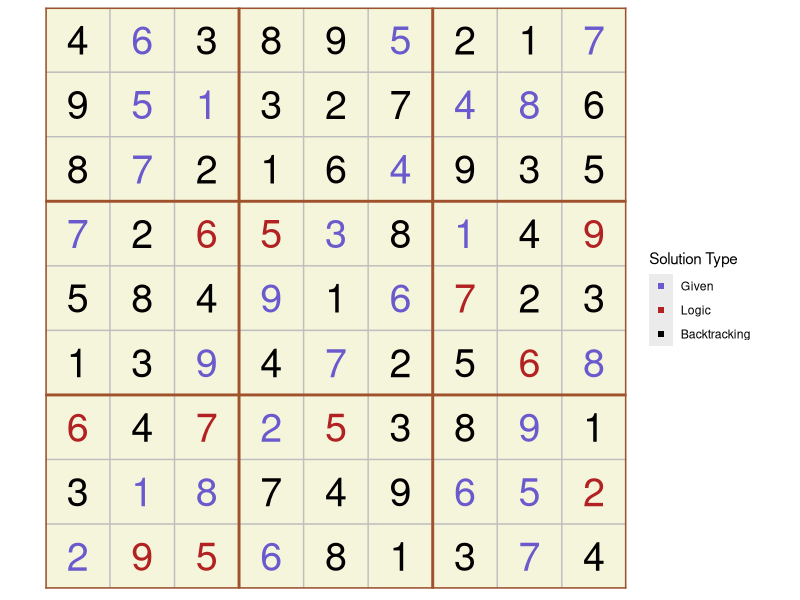
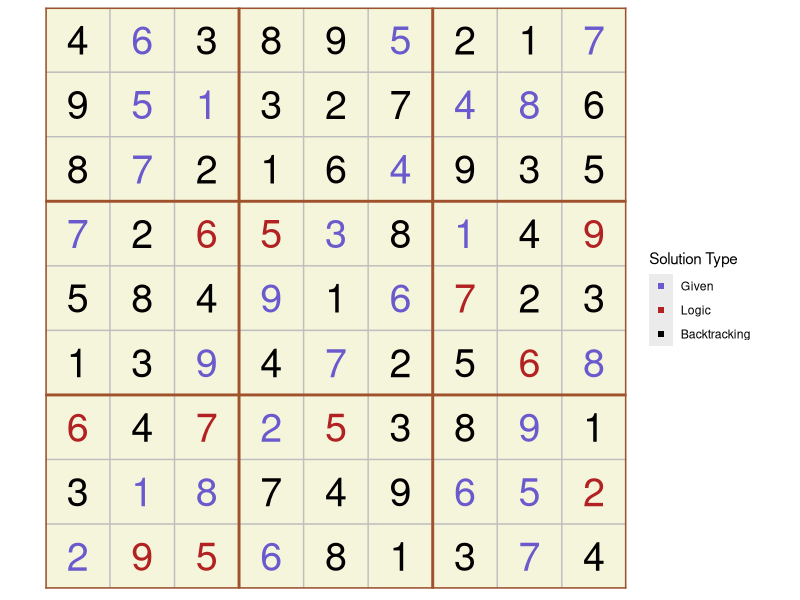

The R script that drew these images, in order:
library(ggplot2)
start = Sys.time()

########## FUNCTIONS FOR CHECKING VALUES
checkRow = function(rowNum, value) {
    for(colNum in 1:9) {
        if(workingPuzzle[rowNum,colNum] == value) {
            return(FALSE)
        }
    }
    return(TRUE)
}

checkCol = function(colNum, value) {
    for(rowNum in 1:9) {
        if(workingPuzzle[rowNum,colNum] == value) {
            return(FALSE)
        }
    }
    return(TRUE)
}

checkBox = function(rowNum, colNum, value) {
    rowNum = rowNum - (rowNum - 1) %% 3
    colNum = colNum - (colNum - 1) %% 3
    for(rowOffset in 0:2) {
        for(colOffset in 0:2) {
            if(workingPuzzle[rowNum + rowOffset, colNum + colOffset] == value) {
                return(FALSE)
            }
        }
    }
    return(TRUE)
}

checkValue = function(rowNum, colNum, value) {
    row = checkRow(rowNum, value)
    if(!row) {
        return(FALSE)
    }
    column = checkCol(colNum, value)
    if(!column) {
        return(FALSE)
    }
    box = checkBox(rowNum, colNum, value)
    if(!box) {
        return(FALSE)
    }
    return(TRUE)
}

########## FUNCTIONS FOR MAINTAINING DOMAINS

hasEmptyDomains = function() {
    return(!all(apply(domains, c(1,2), any)))
}

updateDomain = function(updateRow, updateCol) {
    for(rowNum in 1:9) {
        if(puzzle[rowNum,updateCol] != 0) {
            next
        }
        for(value in 1:9) {
            domains[rowNum,updateCol,value] <<- checkValue(rowNum,updateCol,value)
        }
        domains[rowNum,updateCol,workingPuzzle[rowNum,updateCol]] <<- TRUE
    }
    
    for(colNum in 1:9) {
        if(puzzle[updateRow,colNum] != 0) {
            next
        }
        for(value in 1:9) {
            domains[updateRow,colNum,value] <<- checkValue(updateRow,colNum,value)
        }
        domains[updateRow,colNum,workingPuzzle[updateRow,colNum]] <<- TRUE
    }
    
    updateRow = updateRow - (updateRow - 1) %% 3
    updateCol = updateCol - (updateCol - 1) %% 3
    for(rowOffset in 0:2) {
        for(colOffset in 0:2) {
            rowNum = updateRow + rowOffset
            colNum = updateCol + colOffset
            if(puzzle[rowNum,colNum] != 0) {
                next
            }
            for(value in 1:9) {
                domains[rowNum,colNum,value] <<- checkValue(rowNum,colNum,value)
            }
            domains[rowNum,colNum,workingPuzzle[rowNum,colNum]] <<- TRUE
        }
    }
}

########## FUNCTIONS TO SOLVE CELL
logicFill = function() {
    needSweep = TRUE
    while(needSweep) {
        
        needSweep = FALSE
        for(rowNum in 1:9) {
            for(colNum in 1:9) {
                # Don't try to fill a cell that comes pre-filled
                if(puzzle[rowNum,colNum] != 0) {
                    next
                }
                # This means there is only one possibility for the cell
                if(sum(domains[rowNum,colNum,]) == 1) {
                    puzzle[rowNum,colNum] <<- which(domains[rowNum,colNum,])
                    workingPuzzle[rowNum,colNum] <<- which(domains[rowNum,colNum,])
                    print(paste("Domain logic fill!", rowNum, colNum))
                    updateDomain(rowNum,colNum)
                    # Any time we make a change, we need to sweep again
                    needSweep = TRUE
                    
                } else {
                    # This checks if the current cell is the only place a value could go in a row, column, or box
                    for(value in which(domains[rowNum,colNum,])) {
                        boxRow = rowNum - (rowNum - 1) %% 3
                        boxCol = colNum - (colNum - 1) %% 3
                        
                        uniqueBox = (sum(domains[boxRow:(boxRow+2),boxCol:(boxCol+2),value]) == 1)
                        uniqueRow = (sum(domains[rowNum,,value]) == 1)
                        uniqueCol = (sum(domains[,colNum,value]) == 1)
                        
                        if(uniqueBox | uniqueRow | uniqueCol) {
                            puzzle[rowNum,colNum] <<- value
                            workingPuzzle[rowNum,colNum] <<- value
                            domains[rowNum,colNum,] <<- FALSE
                            domains[rowNum,colNum, value] <<- TRUE
                            print(paste("Box/Row/Column logic fill!", rowNum, colNum))
                            updateDomain(rowNum,colNum)
                            needSweep = TRUE
                            # No need to check the other values; if the condition is true, we're done with this cell
                            break
                        }
                    }
                    
                }
            }
        }
    }
}

solveCell = function(rowNum, colNum) {
    cellDomain = which(domains[rowNum,colNum,])
    currValue = workingPuzzle[rowNum, colNum]
    
    guesses = cellDomain[cellDomain > currValue]
    
    for(guess in guesses) {
        workingPuzzle[rowNum,colNum] <<- guess
        updateDomain(rowNum,colNum)
        
        if(!hasEmptyDomains()) {
            return(TRUE)
        }
    }
    
    workingPuzzle[rowNum,colNum] <<- 0
    updateDomain(rowNum,colNum)
    return(FALSE)
}


########## INPUT

# Puzzle to solve. 0 represents empty.
puzzle = rbind(   c(0, 6, 0,     0, 0, 5,     0, 0, 7),
                  c(0, 5, 1,     0, 0, 0,     4, 8, 0),
                  c(0, 7, 0,     0, 0, 4,     0, 0, 0),
                  
                  c(7, 0, 0,     0, 3, 0,     1, 0, 0),
                  c(0, 0, 0,     9, 0, 6,     0, 0, 0),
                  c(0, 0, 9,     0, 7, 0,     0, 0, 8),
                  
                  c(0, 0, 0,     2, 0, 0,     0, 9, 0),
                  c(0, 1, 8,     0, 0, 0,     6, 5, 0),
                  c(2, 0, 0,     6, 0, 0,     0, 7, 0))

# rbind(   c(0, 0, 0,     0, 0, 0,     0, 0, 0),
#          c(0, 0, 0,     0, 0, 0,     0, 0, 0),
#          c(0, 0, 0,     0, 0, 0,     0, 0, 0),
# 
#          c(0, 0, 0,     0, 0, 0,     0, 0, 0),
#          c(0, 0, 0,     0, 0, 0,     0, 0, 0),
#          c(0, 0, 0,     0, 0, 0,     0, 0, 0),
# 
#          c(0, 0, 0,     0, 0, 0,     0, 0, 0),
#          c(0, 0, 0,     0, 0, 0,     0, 0, 0),
#          c(0, 0, 0,     0, 0, 0,     0, 0, 0))

workingPuzzle = puzzle
origPuzzle = puzzle


########## SETUP

# Initialize domains
domains = array(TRUE, dim=c(9,9,9))

for(rowNum in 1:9) {
    for(colNum in 1:9) {
        # If not blank, only one value is TRUE in domain
        if(puzzle[rowNum,colNum] != 0) {
            domains[rowNum,colNum,] = FALSE
            domains[rowNum,colNum,puzzle[rowNum,colNum]] = TRUE
        } else {
            updateDomain(rowNum,colNum)
        }
    }
}

# Fill as much as possible with logic
logicFill()

# Then use backtracking
blankCells = which(puzzle == 0, arr.ind=TRUE)
if(length(blankCells) != 0) {
    
    # Order by domain size
    domainSize = sapply(1:nrow(blankCells), function(i) {
        sum(domains[blankCells[i,1],blankCells[i,2],])
    })
    toSolve = blankCells[order(domainSize),]
    
    i = 1
    numGuesses = 0
    while(i <= nrow(toSolve)) {
        numGuesses = numGuesses +1
        rowNum = toSolve[i,1]
        colNum = toSolve[i,2]
        success = solveCell(rowNum,colNum)
        if(success) {
            i = i+1
        } else {
            i = i-1
        }
    }
    
    print(paste("Guesses:",numGuesses))
}


end = Sys.time()

print(end-start)

# Plot result

type = rep("Backtracking",81)
type[origPuzzle!=0] = "Given"
type[as.numeric(puzzle)!=0 & origPuzzle == 0] = "Logic"

df = data.frame(row=rep(9:1,times=9),
                col=rep(1:9,each=9),
                num=as.numeric(workingPuzzle),
                type=type)
df$type = factor(df$type,levels=c("Backtracking","Given","Logic"))

ggplot(df, aes(y=row, x=col)) + 
    geom_point(aes(color=type),shape=15) +
    geom_raster(fill="beige") + 
    geom_text(aes(label=num,color=type), size=10, show.legend = FALSE) +
    coord_fixed(xlim=c(0.5,9.5), ylim=c(0.5,9.5)) +
    theme(axis.ticks = element_blank(), axis.text.x = element_blank(), axis.text.y = element_blank()) +
    geom_vline(xintercept=0.5:9.5, size=.5, color="grey") + 
    geom_hline(yintercept=0.5:9.5, size=.5, color="grey") +
    geom_vline(xintercept=c(0.5,3.5,6.5,9.5), size=1, color="sienna") + 
    geom_hline(yintercept=c(0.5,3.5,6.5,9.5), size=1, color="sienna") +
    scale_x_continuous(expand=c(0,0)) +
    scale_y_continuous(expand=c(0,0)) +
    scale_color_manual(values=c("slateblue","firebrick","black"),
                       breaks=c("Given","Logic","Backtracking"),
                       drop=FALSE,
                       name="Solution Type") +
    xlab(NULL) + 
    ylab(NULL)

ggsave("./R Scripts/WorksOfR/Graphics/solved_enhanced_sudoku.png", height=5,width=6)

